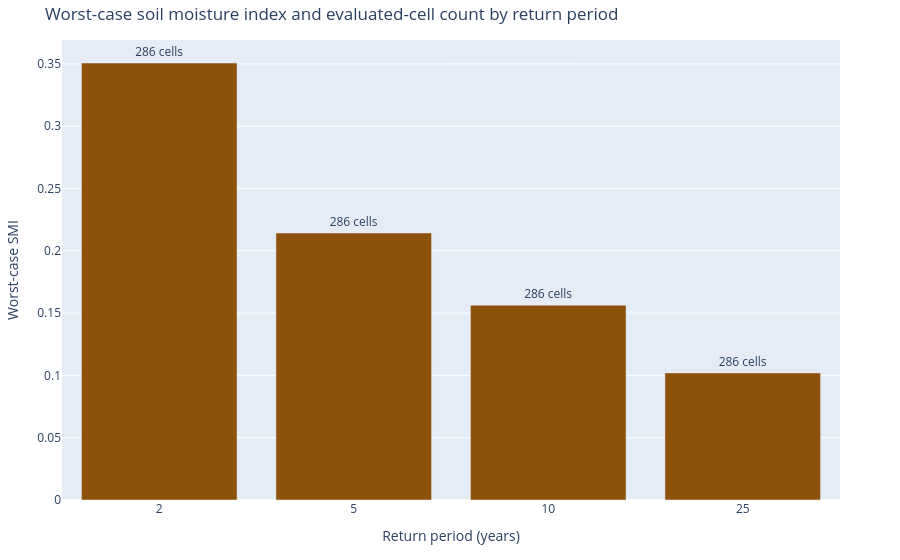

Notebook source saved alongside this figure:
### Code cell
ranked = summary.sort_values("return_period")
fig_escalation = go.Figure(
    go.Bar(
        x=[str(rp) for rp in ranked["return_period"]],
        y=ranked["worst_smi"],
        marker_color="#8C510A",
        text=ranked["evaluated_cells"],
        texttemplate="%{text:,} cells",
        textposition="outside",
        customdata=ranked[["mean_smi"]],
        hovertemplate=(
            "RP %{x}yr<br>Worst-case SMI: %{y:.3f}"
            "<br>Mean SMI: %{customdata[0]:.3f}<extra></extra>"
        ),
    )
)
fig_escalation.update_layout(
    title="Worst-case soil moisture index and evaluated-cell count by return period",
    xaxis_title="Return period (years)",
    yaxis_title="Worst-case SMI",
    margin=dict(l=60, r=60, t=40, b=60),
)
fig_escalation.show()

### Figure 1 — Plotly figure (JSON) as saved in the notebook; plotly's stock layout.template omitted (floating-point values rounded to 4 significant figures)
{"data": [{"customdata": [[0.5737], [0.4567], [0.4068], [0.3601]], "hovertemplate": "RP %{x}yr<br>Worst-case SMI: %{y:.3f}<br>Mean SMI: %{customdata[0]:.3f}<extra></extra>", "marker": {"color": "#8C510A"}, "text": [286.0, 286.0, 286.0, 286.0], "textposition": "outside", "texttemplate": "%{text:,} cells", "type": "bar", "x": ["2", "5", "10", "25"], "y": [0.3507, 0.2143, 0.1563, 0.102]}], "layout": {"margin": {"b": 60, "l": 60, "r": 60, "t": 40}, "title": {"text": "Worst-case soil moisture index and evaluated-cell count by return period"}, "xaxis": {"title": {"text": "Return period (years)"}}, "yaxis": {"title": {"text": "Worst-case SMI"}}}}
